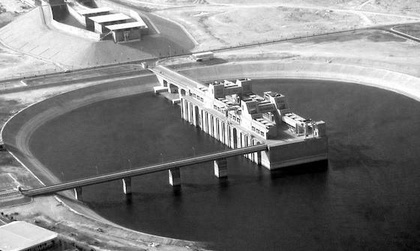
%> input picture high-boost_optimal-thersholding-segmentation/question 2/Water.jpg, 420 x 251 px, shrunk from 560 x 335 before the run
$ octave main.m   (GNU Octave 9; MATLAB toolbox functions it lacks are replaced by stand-ins)
%> lines starting %> are read from the running program, lines starting %| are printed output that depends on the picture; in (x1, y1, x2, y2) boxes, pixels count from 0 and x2, y2 are one past the last pixel; in counts of white or black regions, pixels touching at a corner belong together; the program's own positions count from 1
### high-boost_optimal-thersholding-segmentation/question 2/optimal_threshold.m
function [threshold] = optimal_threshold(image)

image = double(image);
% 4 corner pixels are considered background
background_sum = (image(1,1) + image( size(image,1),1) + image(1,size(image,2)) + image(size(image,1),size(image,2)));
background_count = 4;
background_mean = background_sum / background_count;

% intial values for the threshold and threshold_old to start the loop
threshold = 0;
threshold_old = 1;

% calculating the sum of all the pixels in the picture
total_sum = 0;
for x = 1:1:size(image,1)
   for y = 1:1:size(image,2)
        total_sum = total_sum + image(x,y);
    end
end

% subtracting the background from the total sum
object_mean = (total_sum - background_sum)/(size(image,1)*size(image,2)-background_count);

% iterations untill a two equivalent thresholds is found
while (threshold ~= threshold_old)

    % getting threshold_old and threshold to compare them
    threshold_old = threshold;
    threshold = (object_mean + background_mean) / 2 ;

    % getting the background_mean
    background_sum = 0;
    background_count = 0;
    for x = 1:size(image,1)
        for y = 1:size(image,2)
            if ( image(x,y)< threshold)
                background_sum = background_sum + image(x,y);
                background_count = background_count + 1;
            end
        end
    end
    background_mean = background_sum / background_count ;

    % subtracting the background from the total sum
    object_mean = (total_sum - background_sum)/(size(image,1)*size(image,2)-background_count);

end

### high-boost_optimal-thersholding-segmentation/question 2/segment.m
function [segmented_image] = segment (image, threshold)
for x = 1:1:size(image,1)
    for y = 1:1:size(image,2)
        if ( image(x,y) >= threshold)
            image(x,y) = 1;
        else
            image(x,y) = 0;
        end
    end
end
segmented_image = logical(image);

### high-boost_optimal-thersholding-segmentation/question 2/main.m
image = imread('Water.jpg');
%> image is the input picture: size 251x420 uint8; min 0, max 255, mean 124.2
threshold = optimal_threshold(image);
%> in optimal_threshold, `background_sum = (image(1,1) + image( size(image,1),1) + image(1,size(..`: background_sum = 485
%> in optimal_threshold, `background_mean = background_sum / background_count;`: background_mean = 121.2
%> after the loop in optimal_threshold, `for x = 1:1:size(image,1)`: total_sum = 13088658
%> in optimal_threshold, `object_mean = (total_sum - background_sum)/(size(image,1)*size(image,2..`: object_mean = 124.2
%> the loop in optimal_threshold, `while (threshold ~= threshold_old)` made 7 passes
%> (threshold_old, threshold, background_mean, object_mean) on passes 2 to 7: (122.7, 131.9, 69.55, 200.1), (131.9, 134.8, 70.28, 201.2), (134.8, 135.8, 70.51, 201.6), (135.8, 136, 70.74, 201.9), (136, 136.3, 70.74, 201.9), (136.3, 136.3, 70.74, 201.9)
%> (threshold, background_mean, object_mean) on pass 1: (122.7, 67.33, 196.5)
%> threshold = 136.3
% segmented_image
segmented_image = segment(image, threshold);
%> after the loop in segment, `for x = 1:1:size(image,1)`:
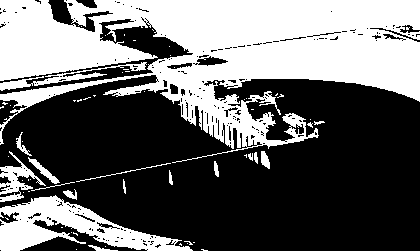
%> image: size 251x420 uint8; values 0 (black) and 1 (white), 40.7% white; 63 white regions (46 under 20 px), largest, box (x1, y1, x2, y2) and area: (0, 0, 420, 163) 35614, (0, 195, 193, 251) 4667, (0, 62, 147, 91) 779
imwrite(segmented_image, 'Water_seg.jpg')
fileID = fopen('threshold.txt','wt');
fprintf(fileID,'threashold = %8.3f', threshold);
fclose(fileID);
